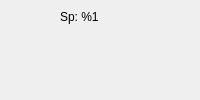
       <widget class="QWidget" name="page_learn">
        <property name="styleSheet">
         <string notr="true">#page_learn{background-image: url(:/images/inventory/background.jpg);}
</string>
        </property>
        <layout class="QHBoxLayout" name="horizontalLayout_35">
         <property name="spacing">
          <number>0</number>
         </property>
         <property name="leftMargin">
          <number>0</number>
         </property>
         <property name="topMargin">
          <number>0</number>
         </property>
         <property name="rightMargin">
          <number>0</number>
         </property>
         <property name="bottomMargin">
          <number>0</number>
         </property>
         <item>
          <widget class="QFrame" name="learn_layout">
           <property name="styleSheet">
            <string notr="true">#learn_layout{background-image: url(:/images/interface/learn.png);}</string>
           </property>
           <widget class="QToolButton" name="learnQuit">
            <property name="geometry">
             <rect>
              <x>770</x>
              <y>560</y>
              <width>22</width>
              <height>25</height>
             </rect>
            </property>
            <property name="minimumSize">
             <size>
              <width>22</width>
              <height>25</height>
             </size>
            </property>
            <property name="maximumSize">
             <size>
              <width>22</width>
              <height>25</height>
             </size>
            </property>
            <property name="styleSheet">
             <string notr="true">QToolButton::hover {
background-position:left center;
}
QToolButton::pressed {
background-position:left bottom;
}
QToolButton { 
background-image: url(:/images/interface/quit.png);
border-image: url(:/images/empty.png);
}</string>
            </property>
           </widget>
           <widget class="QLabel" name="label_16">
            <property name="geometry">
             <rect>
              <x>360</x>
              <y>5</y>
              <width>357</width>
              <height>51</height>
             </rect>
            </property>
            <property name="minimumSize">
             <size>
              <width>357</width>
              <height>51</height>
             </size>
            </property>
            <property name="maximumSize">
             <size>
              <width>357</width>
              <height>51</height>
             </size>
            </property>
            <property name="font">
             <font>
              <pointsize>22</pointsize>
             </font>
            </property>
            <property name="styleSheet">
             <string notr="true">background-image: url(:/images/inventory/type.png);
color: rgb(0, 0, 0);</string>
            </property>
            <property name="text">
             <string>Learn</string>
            </property>
            <property name="alignment">
             <set>Qt::AlignCenter</set>
            </property>
           </widget>
           <widget class="QLabel" name="learnDescription">
            <property name="geometry">
             <rect>
              <x>10</x>
              <y>510</y>
              <width>661</width>
              <height>81</height>
             </rect>
            </property>
            <property name="styleSheet">
             <string notr="true">color: rgb(0, 0, 0);</string>
            </property>
            <property name="text">
             <string>Select attack to learn</string>
            </property>
            <property name="wordWrap">
             <bool>true</bool>
            </property>
           </widget>
           <widget class="QPushButton" name="learnValidate">
            <property name="geometry">
             <rect>
              <x>680</x>
              <y>510</y>
              <width>110</width>
              <height>25</height>
             </rect>
            </property>
            <property name="minimumSize">
             <size>
              <width>110</width>
              <height>25</height>
             </size>
            </property>
            <property name="maximumSize">
             <size>
              <width>110</width>
              <height>25</height>
             </size>
            </property>
            <property name="styleSheet">
             <string notr="true">QPushButton::hover {
background-position:left center;
}
QPushButton::pressed {
background-position:left bottom;
}
QPushButton { 
background-image: url(:/images/interface/button-generic.png);
border-image: url(:/images/empty.png);
color: rgb(255, 255, 255);
padding-left:4px;
padding-right:4px;
padding-top:8px;
padding-bottom:3px;
}</string>
            </property>
            <property name="text">
             <string>Learn</string>
            </property>
           </widget>
           <widget class="QLabel" name="learnMonster">
            <property name="geometry">
             <rect>
              <x>30</x>
              <y>170</y>
              <width>160</width>
              <height>160</height>
             </rect>
            </property>
            <property name="minimumSize">
             <size>
              <width>160</width>
              <height>160</height>
             </size>
            </property>
            <property name="maximumSize">
             <size>
              <width>160</width>
              <height>160</height>
             </size>
            </property>
            <property name="pixmap">
             <pixmap>:/images/monsters/default/front.png</pixmap>
            </property>
            <property name="alignment">
             <set>Qt::AlignCenter</set>
            </property>
           </widget>
           <widget class="QListWidget" name="learnAttackList">
            <property name="geometry">
             <rect>
              <x>250</x>
              <y>70</y>
              <width>531</width>
              <height>391</height>
             </rect>
            </property>
            <property name="styleSheet">
             <string notr="true">#learnAttackList{background-image: url(:/images/empty.png);color: rgb(0, 0, 0);}</string>
            </property>
            <property name="frameShape">
             <enum>QFrame::NoFrame</enum>
            </property>
           </widget>
           <widget class="QLabel" name="learnSP">
            <property name="geometry">
             <rect>
              <x>60</x>
              <y>10</y>
              <width>57</width>
              <height>14</height>
             </rect>
            </property>
            <property name="styleSheet">
             <string notr="true">color: rgb(0, 0, 0);</string>
            </property>
            <property name="text">
             <string notr="true">Sp: %1</string>
            </property>
           </widget>
           <widget class="QLabel" name="learnInfo">
            <property name="geometry">
             <rect>
              <x>16</x>
              <y>340</y>
              <width>191</width>
              <height>61</height>
             </rect>
            </property>
            <property name="styleSheet">
             <string notr="true">color: rgb(0, 0, 0);</string>
            </property>
            <property name="alignment">
             <set>Qt::AlignHCenter|Qt::AlignTop</set>
            </property>
           </widget>
          </widget>
         </item>
        </layout>
       </widget>
